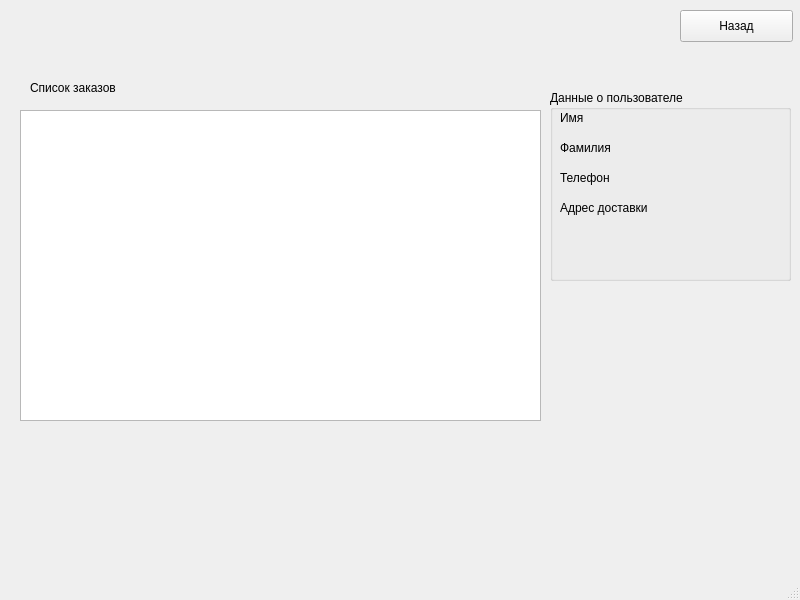
<?xml version="1.0" encoding="UTF-8"?>
<ui version="4.0">
 <class>LK</class>
 <widget class="QMainWindow" name="LK">
  <property name="geometry">
   <rect>
    <x>0</x>
    <y>0</y>
    <width>800</width>
    <height>600</height>
   </rect>
  </property>
  <property name="windowTitle">
   <string>MainWindow</string>
  </property>
  <widget class="QWidget" name="centralwidget">
   <widget class="QPushButton" name="back">
    <property name="geometry">
     <rect>
      <x>680</x>
      <y>10</y>
      <width>113</width>
      <height>32</height>
     </rect>
    </property>
    <property name="text">
     <string>Назад</string>
    </property>
   </widget>
   <widget class="QTableWidget" name="orderstable">
    <property name="geometry">
     <rect>
      <x>20</x>
      <y>110</y>
      <width>521</width>
      <height>311</height>
     </rect>
    </property>
   </widget>
   <widget class="QLabel" name="orderslabel">
    <property name="geometry">
     <rect>
      <x>30</x>
      <y>80</y>
      <width>121</width>
      <height>16</height>
     </rect>
    </property>
    <property name="text">
     <string>Список заказов</string>
    </property>
   </widget>
   <widget class="QGroupBox" name="groupBox">
    <property name="geometry">
     <rect>
      <x>550</x>
      <y>90</y>
      <width>241</width>
      <height>191</height>
     </rect>
    </property>
    <property name="title">
     <string>Данные о пользователе</string>
    </property>
    <widget class="QLabel" name="nameLabel">
     <property name="geometry">
      <rect>
       <x>130</x>
       <y>20</y>
       <width>60</width>
       <height>16</height>
      </rect>
     </property>
     <property name="text">
      <string/>
     </property>
    </widget>
    <widget class="QLabel" name="address">
     <property name="geometry">
      <rect>
       <x>10</x>
       <y>110</y>
       <width>111</width>
       <height>16</height>
      </rect>
     </property>
     <property name="text">
      <string>Адрес доставки</string>
     </property>
    </widget>
    <widget class="QLabel" name="surname">
     <property name="geometry">
      <rect>
       <x>10</x>
       <y>50</y>
       <width>60</width>
       <height>16</height>
      </rect>
     </property>
     <property name="text">
      <string>Фамилия</string>
     </property>
    </widget>
    <widget class="QLabel" name="surnameLabel">
     <property name="geometry">
      <rect>
       <x>130</x>
       <y>50</y>
       <width>60</width>
       <height>16</height>
      </rect>
     </property>
     <property name="text">
      <string/>
     </property>
    </widget>
    <widget class="QLabel" name="name">
     <property name="geometry">
      <rect>
       <x>10</x>
       <y>20</y>
       <width>60</width>
       <height>16</height>
      </rect>
     </property>
     <property name="text">
      <string>Имя</string>
     </property>
    </widget>
    <widget class="QLabel" name="number">
     <property name="geometry">
      <rect>
       <x>10</x>
       <y>80</y>
       <width>60</width>
       <height>16</height>
      </rect>
     </property>
     <property name="text">
      <string>Телефон</string>
     </property>
    </widget>
    <widget class="QLabel" name="numberLabel">
     <property name="geometry">
      <rect>
       <x>130</x>
       <y>80</y>
       <width>60</width>
       <height>16</height>
      </rect>
     </property>
     <property name="text">
      <string/>
     </property>
    </widget>
    <widget class="QLabel" name="addressLabel">
     <property name="geometry">
      <rect>
       <x>10</x>
       <y>130</y>
       <width>231</width>
       <height>51</height>
      </rect>
     </property>
     <property name="text">
      <string/>
     </property>
    </widget>
   </widget>
  </widget>
  <widget class="QMenuBar" name="menubar">
   <property name="geometry">
    <rect>
     <x>0</x>
     <y>0</y>
     <width>800</width>
     <height>37</height>
    </rect>
   </property>
  </widget>
  <widget class="QStatusBar" name="statusbar"/>
 </widget>
 <resources/>
 <connections/>
</ui>
